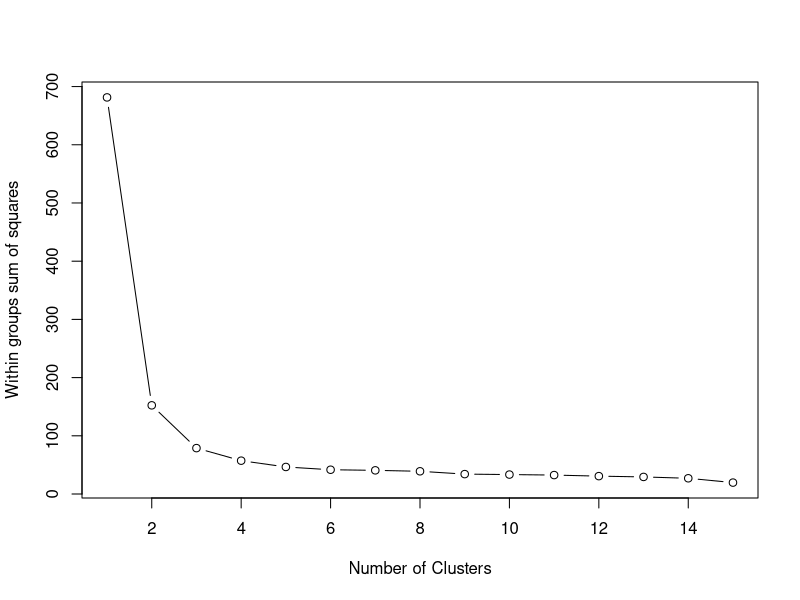
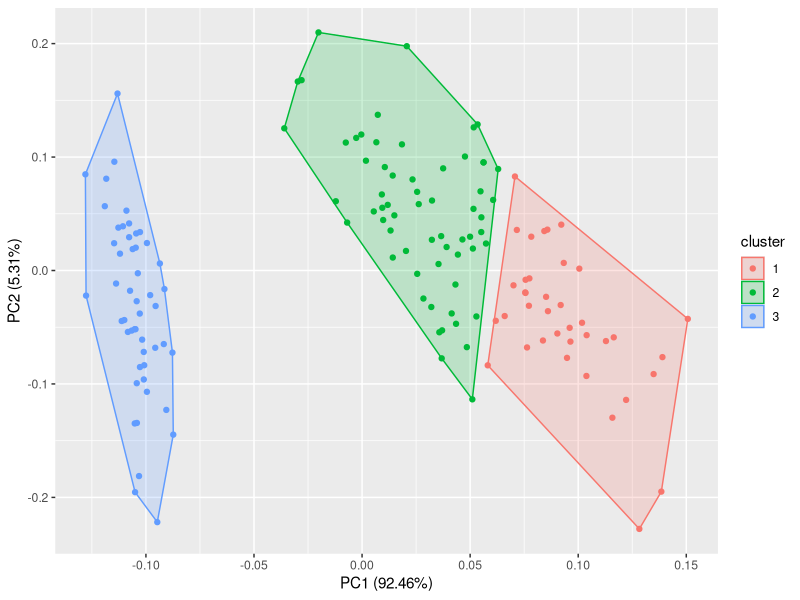

The R script that drew these images, in order:
setwd("D:\\internships\\Spark")
getwd()

#### Task #2 #####

##From the given ‘Iris’ dataset, predict the optimum number of clusters and represent it visually ####

### Algorithm using-> K-Means Clustering

### Loading required libraries 

library(dplyr)  ## contains functions of K Means cluster analysis
library(stats)
library(ggplot2)
library(ggfortify) ## for cluster plots

### Inspecting Iris dataset

View(iris)

## Since K Means is Unsupervised Learning, converting to unlabelled data

newdata<-iris[ ,-5] ## Selecting all except Species
View(newdata)


### WSS plot function to choose the optimum no of clusters.


wssplot <- function(data, nc=15, seed=1234){
  wss <- (nrow(data)-1)*sum(apply(data,2,var))
  for (i in 2:nc){
    set.seed(seed)
    wss[i] <- sum(kmeans(data, centers=i)$withinss)}
  plot(1:nc, wss, type="b", xlab="Number of Clusters",
       ylab="Within groups sum of squares")
  wss
}

wssplot(newdata)

###Spoting the kink in the curve inorder to coose the optimum no of clusters.

## here, as the kink is at 3, k=3

# K- Means Cluster Analysis ##

KMmodel<-kmeans(newdata,3)

## Evaluating cluster Analysis ##

## Cluster plot

autoplot(KMmodel,newdata,frame=TRUE) ## 3 clusters are distinct, no overlaping

##Analysing cluster centres

KMmodel$centers

## Centres of both the clusters ave different value for all variables.

## Hence the clusters are distinct


#### Task #2 Completed ######
